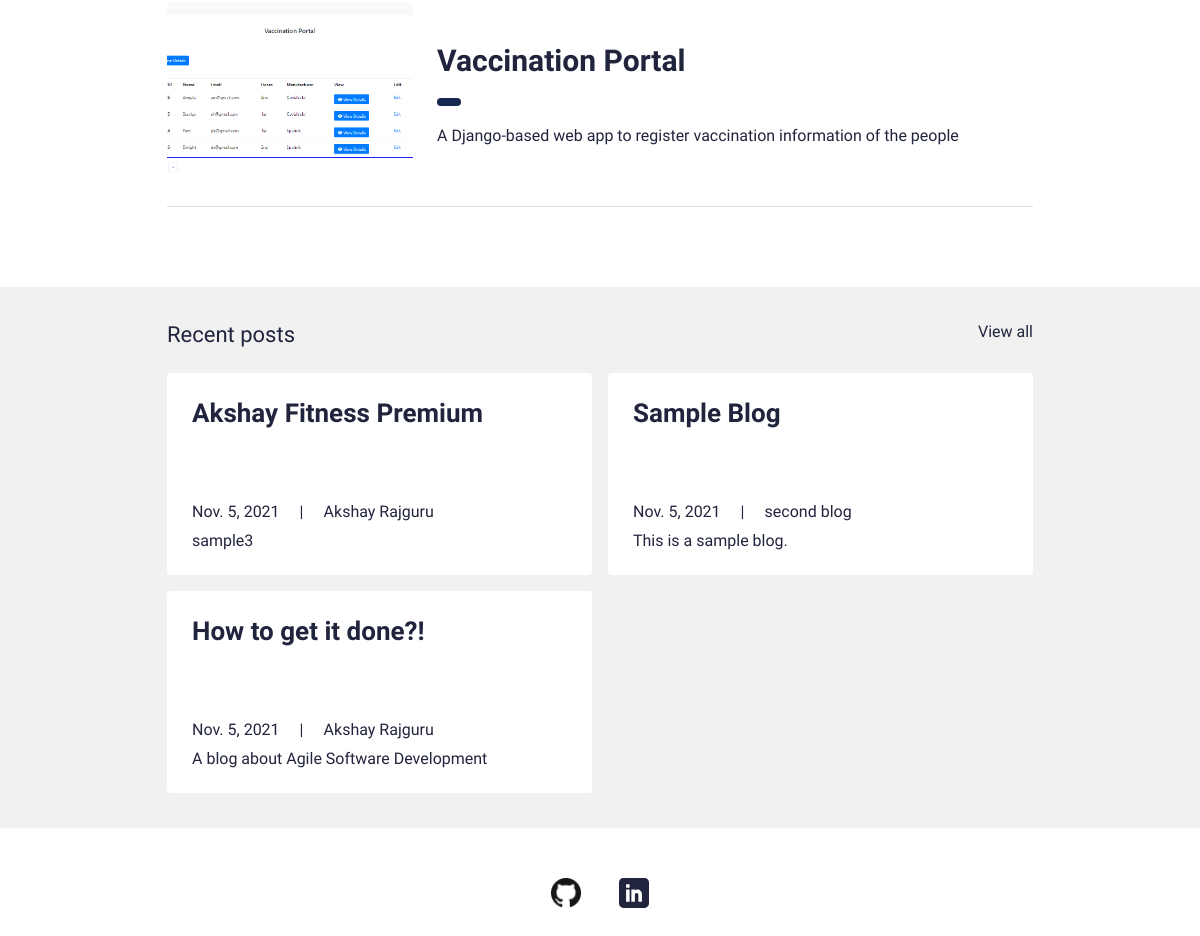
Before: / (lower part) with the older database file.
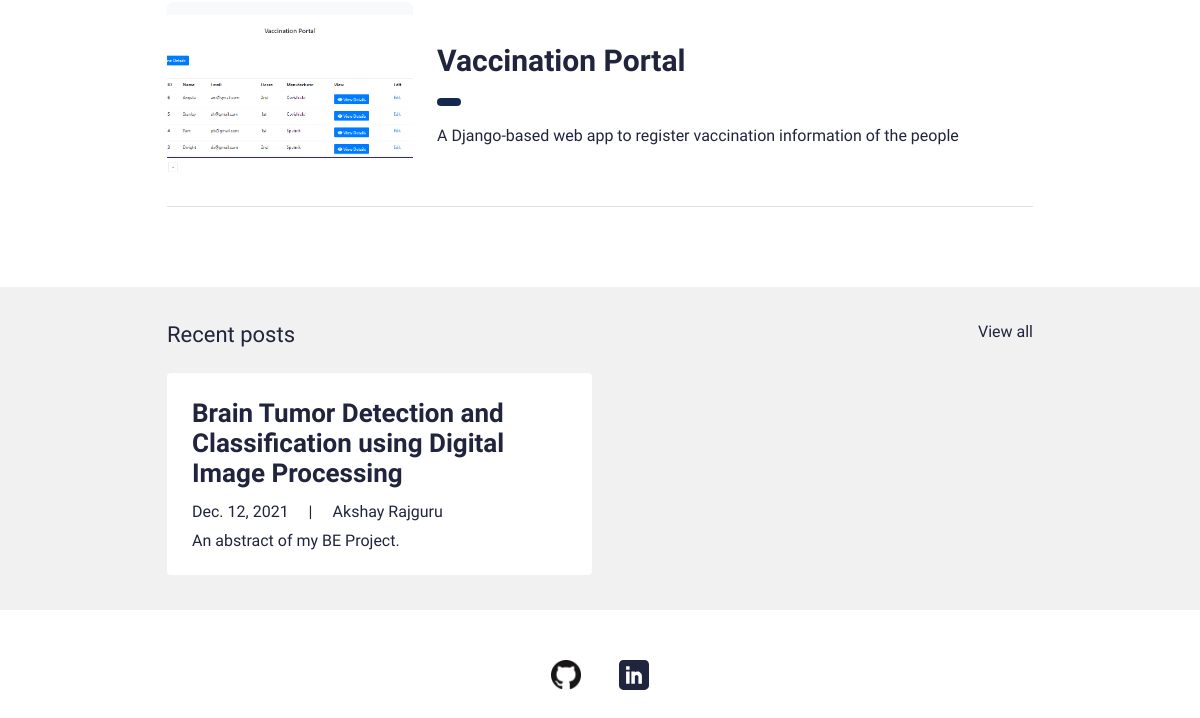
After: the same page with the newer database file.
### resumeapp/models.py (models this page shows, shortened)
class Portfolio(models.Model):
    class Meta:
        verbose_name_plural = 'Portfolio Profiles'
        verbose_name = 'Portfolio'
        ordering = ["name"]
    date = models.DateTimeField(blank=True, null=True)
    name = models.CharField(max_length=200, blank=True, null=True)
    description = models.CharField(max_length=500, blank=True, null=True)
    body = RichTextField(blank=True, null=True)
    image = models.ImageField(blank=True, null=True, upload_to="portfolio")
    slug = models.SlugField(null=True, blank=True)
    is_active = models.BooleanField(default=True)

class Blog(models.Model):
    class Meta:
        verbose_name_plural = 'Blog Profiles'
        verbose_name = 'Blog'
        ordering = ["timestamp"]
    timestamp = models.DateTimeField(auto_now_add=True)
    author = models.CharField(max_length=200, blank=True, null=True)
    name = models.CharField(max_length=200, blank=True, null=True)
    description = models.CharField(max_length=500, blank=True, null=True)
    body = RichTextField(blank=True, null=True)
    slug = models.SlugField(null=True, blank=True)
    image = models.ImageField(blank=True, null=True, upload_to="blog")
    is_active = models.BooleanField(default=True)

### resumeapp/views.py (the view)
# urls.py: path('', views.IndexView.as_view(), name="home"),
class IndexView(generic.TemplateView):
	template_name = "main/index.html"
	def get_context_data(self, **kwargs):
		context = super().get_context_data(**kwargs)
		testimonials = Testimonial.objects.filter(is_active=True)
		certificates = Certificate.objects.filter(is_active=True)
		blogs = Blog.objects.filter(is_active=True)
		portfolio = Portfolio.objects.filter(is_active=True)
		context["testimonials"] = testimonials
		context["certificates"] = certificates
		context["blogs"] = blogs
		context["portfolio"] = portfolio
		return context

### resumeproj/context_processors.py (called while the page is built)
def project_context(request):
	context = {
		'me': User.objects.first(),
	}
	return context

### resumeapp/templates/main/index.html (shortened to what this page needs)
{% extends 'main/base.html' %}
{% load static %}
{% block content %}
<section>
  <div class="sectionSpace">
    <div class="container">
      <div class="portfolioCol">
        {% for p in portfolio %}
        {% if p.is_active %}
        <div class="portfolioCard">
          <div class="row g-4 align-items-center">
            <div class="col-md-auto">
              <div class="portfolioImgCol">
                <a href="{% url 'resumeapp:portfolio' slug=p.slug %}"><img src="{{p.image.url}}" alt="..."></a>
              </div>
            </div>
            <div class="col-md">
              <div class="portfolioContentCol">
                <h4 class="lgTitle"><a href="{% url 'resumeapp:portfolio' slug=p.slug %}">{{p.name}}</a></h4>
                <ul class="portfolioOption">
                  <li><span class="dateLbl">{{p.date.year}}</span></li>
                </ul>
                <p>{{p.description}}</p>
              </div>
            </div>
          </div>
        </div>
        {% endif %}
        {% endfor %}
      </div>
    </div>
  </div>
</section>
<section>
  <div class="sectionSpaceSm lightBg">
    <div class="container">
      <div class="row pb-3">
        <div class="col">
          <h4 class="smText regular">Recent posts</h4>
        </div>
        <div class="col-auto">
          <a href="{% url 'resumeapp:blogs' %}" class="simpleLink">View all</a>
        </div>
      </div>
      <div class="row g-3">
      {% for b in blogs %}
      {% if b.is_active %}
        <div class="col-lg-6">
          <div class="cardStyle1">
            <h4 class="mdTitle cs1Title"><a href="{% url 'resumeapp:blog' slug=b.slug %}">{{b.name}}</a></h4>
            <ul class="cardOptionCol">
              <li>{{b.timestamp.date}}</li>
              <li>{{b.author}}</li>
            </ul>
            <p>{{b.description}}</p>
          </div>
        </div>
        {% endif %}
        {% endfor %}
      </div>
    </div>
  </div>
</section>
{% endblock %}

Changed rows visible on the page:
removed Blog: name "Akshay Fitness Premium", timestamp "Nov. 5, 2021", author "Akshay Rajguru", description "sample3"
removed Blog: name "Sample Blog", timestamp "Nov. 5, 2021", author "second blog", description "This is a sample blog."
removed Blog: name "How to get it done?!", timestamp "Nov. 5, 2021", author "Akshay Rajguru", description "A blog about Agile Software Development"
added Blog: name "Brain Tumor Detection and Classification using Digital Image Processing", timestamp "Dec. 12, 2021", author "Akshay Rajguru", description "An abstract of my BE Project."
